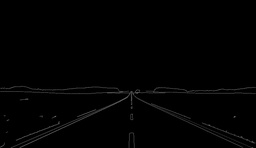
#> input picture HW6/results/img1_sobel.jpg, 256 x 148 px, shrunk from 1470 x 852 before the run, given in place of img1.jpg, which was not available
$ python 110590018_hw6.py
#> lines starting #> are read from the running program, lines starting #| are printed output that depends on the picture; after the words box and inside, x2 and y2 are one past the last pixel; in counts of white or black regions, pixels touching at a corner belong together; pictures that were not available may be replaced by others from this repository, and a replacement may not be noted
#> further down, img is the input picture: shape (148, 256, 3); min 0, max 102, mean 1.9
import numpy as np
from copy import deepcopy
import cv2
import math

class ImageProcessor:
    def __init__(self):
        self.__sobel_x = np.array([[-1, 0, 1], [-2, 0, 2], [-1, 0, 1]])
        self.__sobel_y = np.array([[-1, -2, -1], [ 0,  0,  0], [ 1,  2,  1]])

    def Gray(self, img):
        gray_image = deepcopy(img)
        gray_image = gray_image.astype(np.float32)
        gray_image = 0.11 * gray_image[:,:,0] + 0.59 * gray_image[:,:,1] + 0.3 * gray_image[:,:,2]
#> gray_image: shape (148, 256) float32
        gray_image = np.clip(gray_image, 0, 255).astype(np.uint8)
        return gray_image

    def GaussianFilter(self, image, num=1, filter_size=5,sigma=1.1):
        mask = np.zeros((filter_size,filter_size),dtype=np.float64)
        image = self.Gray(image)
        def G(x,y):
            return (1/(2*math.pi*sigma**2)) * math.exp(-(x**2+y**2)/(2*sigma**2))
        for y in range(filter_size):
            for x in range(filter_size):
                mask[y,x] = G((y-filter_size//2),(x-filter_size//2))
        mask /= np.sum(mask)
        pad_size = filter_size // 2
        padding_image = np.pad(image, pad_size, mode='constant', constant_values=0)
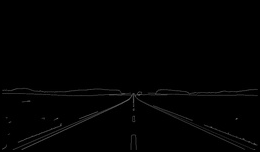
#> padding_image: shape (152, 260); min 0, max 101, mean 1.8
        self.__filtered_image = np.zeros_like(image,dtype=np.uint8)

        for y in range(pad_size, padding_image.shape[0] - pad_size):
            for x in range(pad_size, padding_image.shape[1] - pad_size):
                neighborhood = padding_image[y - pad_size:y + pad_size + 1, x - pad_size:x + pad_size + 1]
                value = np.sum(neighborhood * mask, axis=None)
                self.__filtered_image[y - pad_size, x - pad_size] = value

    def Gradient(self):
        filter_size = 3
        pad_size = filter_size // 2
        padding_image = np.pad(self.__filtered_image, pad_size, mode='constant', constant_values=0)
#> padding_image: shape (150, 258)
        self.__gradient = np.zeros(self.__filtered_image.shape, dtype=np.float64)
        self.__direction = np.zeros(self.__filtered_image.shape, dtype=np.float64)
        for y in range(pad_size, padding_image.shape[0] - pad_size):
            for x in range(pad_size, padding_image.shape[1] - pad_size):
                self.__gradient[y-pad_size,x-pad_size], self.__direction[y-pad_size,x-pad_size] = self.Sobel(padding_image, y, x)
#> this loop made 148 passes

    def Sobel(self, padding_image, y, x):
        filter_size = 3
        pad_size = filter_size // 2
        neighborhood = padding_image[y - pad_size:y + pad_size + 1, x - pad_size:x + pad_size + 1]
        value_x = np.sum(neighborhood * self.__sobel_x, axis=None)
        value_y = np.sum(neighborhood * self.__sobel_y, axis=None)
        direction = np.arctan2(value_y, value_x) * 180 / np.pi
        magnitude = np.sqrt(value_x**2 + value_y**2)
        return magnitude, direction

    def Suppress_nonMaximum(self):
        rows, cols = self.__gradient.shape
        suppressed = np.zeros((rows, cols), dtype=np.float64)
        angle = self.__direction.copy()
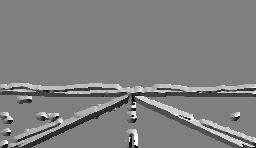
#> angle: shape (148, 256) float64; min -179.3, max 180, mean 0.8; drawn with min black and max white
        angle = abs(angle)% 180
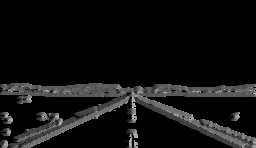
#> angle: shape (148, 256) float64; min 0, max 179.3, mean 16.8

        for y in range(1, rows - 1):
            for x in range(1, cols - 1):

                if (0 <= angle[y, x] < 45 or (135 <= angle[y, x] <= 180)):
                    q = self.__gradient[y, x + 1]
                    r = self.__gradient[y, x - 1]
                elif 45 <= angle[y, x] < 90:
                    q = self.__gradient[y + 1, x]
                    r = self.__gradient[y - 1, x]
                elif 90 <= angle[y, x] < 135:
                    q = self.__gradient[y - 1, x - 1]
                    r = self.__gradient[y + 1, x + 1]


                if self.__gradient[y, x] >= q and self.__gradient[y, x] >= r:
                    suppressed[y, x] = self.__gradient[y, x]
                else:
                    suppressed[y, x] = 0
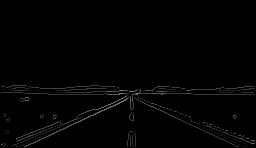
#> suppressed: shape (148, 256) float64; min 0, max 132.4, mean 2.7

        self.__suppress_image = suppressed

    def Double_threshold(self,high_threshold,low_threshold):

#> called with high_threshold = 160, low_threshold = 50
        result = np.zeros_like(self.__suppress_image, dtype=np.uint8)
        result[self.__suppress_image >= high_threshold] = 255
        result[(self.__suppress_image <= high_threshold) & (self.__suppress_image >= low_threshold)] = 50
        cv2.imshow("debug",result)
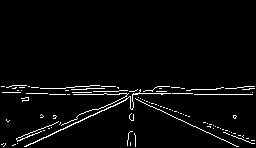
#> window 'debug': shape (148, 256); values 0 (black) and 50 (white), 3.4% white in thin lines or dots, all inside (x1, y1, x2, y2) = (1, 85, 255, 147)
        cv2.waitKey(0)
        self.__double_threashold = result

    def Edge_tracking_by_hysteresis(self):

        img = self.__double_threashold.copy()
        visited = np.zeros_like(img)
        def dfs(q:list):
            while(len(q)>0):
                ner_x,ner_y = q.pop()
                for x in range(-1,2):
                    for y in range(-1,2):
                        if(visited[x+ner_x,y+ner_y]==0 and img[x+ner_x,y+ner_y]==50):
                            visited[x+ner_x,y+ner_y] = 1
                            img[x+ner_x,y+ner_y] = 255
                            q.append((x+ner_x,y+ner_y))
        for y in range(1,img.shape[0]-1):
            for x in range(1,img.shape[1]-1):
                if(img[y,x]==255 and visited[y,x]==0):
                    visited[y,x]=1
                    dfs([(y,x)])
        for y in range(1,img.shape[0]-1):
            for x in range(1,img.shape[1]-1):
                if(img[y,x]==50):
                    img[y,x]=0
        self.__result = img

    def Process(self, image,num):
        self.GaussianFilter(image)
        self.Gradient()
        self.Suppress_nonMaximum()
        self.Double_threshold(160,50)
        self.Edge_tracking_by_hysteresis()
        self.Write_image(num)

    def Show(self):
        cv2.imshow("Edges", self.__result)
        cv2.waitKey(0)
        cv2.destroyAllWindows()

    def Write_image(self,num):
#> called with num = 1
        cv2.imwrite(f"results/img{num}_sobel.jpg",self.__result)

if __name__ == "__main__":

    processor = ImageProcessor()
    for num in range(1,4):
        img = cv2.imread(f"images/img{num}.jpg")
        processor.Process(img,num)
#> pass 2 of the loop `for num in range(1,4):`:
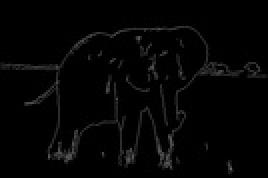
#> input picture HW6/results/img2_sobel.jpg, 134 x 89 px, shrunk from 768 x 512 before the run, given in place of img2.jpg, which was not available (shown 2 times larger)
#> img is the input picture: shape (89, 134, 3); min 0, max 104, mean 4.2
#> after the loop in Suppress_nonMaximum (call 2), `for y in range(1, rows - 1):`:
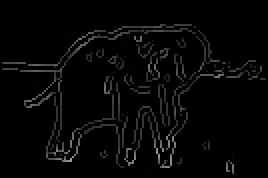
#> suppressed: shape (89, 134) float64 (shown 2 times larger); min 0, max 160.2, mean 6.3
#> in Write_image (call 2), `cv2.imwrite(f"results/img{num}_sobel.jpg",self.__result)`:
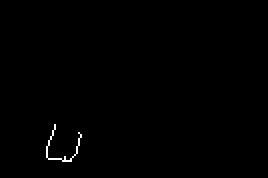
#> saved as img2_sobel.jpg: shape (89, 134) (shown 2 times larger); 0.38% white in thin lines or dots, all inside (x1, y1, x2, y2) = (23, 62, 41, 81)
